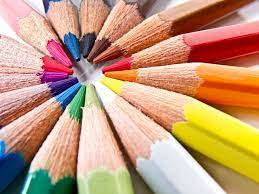
#> input picture in.jpg, 259 x 194 px
$ python main.py
#> lines starting #> are read from the running program, lines starting #| are printed output that depends on the picture

import cv2 as cv
import numpy as np

img = cv.imread('in.jpg',0)
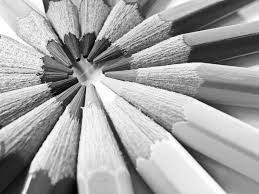
#> img: shape (194, 259); min 0, max 255, mean 162.5
equ = cv.equalizeHist(img)
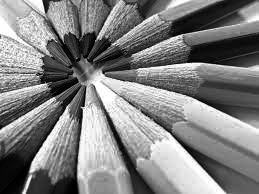
#> equ: shape (194, 259); min 0, max 255, mean 128.1
res = np.hstack((img, equ))
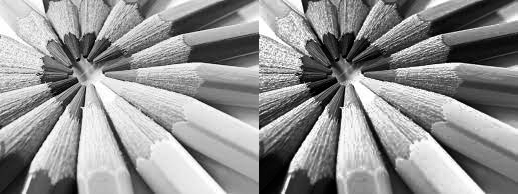
#> res: shape (194, 518); min 0, max 255, mean 145.3
cv.imwrite('out.jpg',res)
